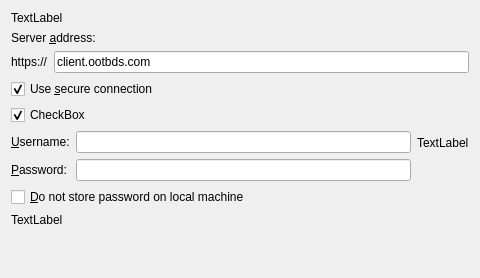
<?xml version="1.0" encoding="UTF-8"?>
<ui version="4.0">
 <class>OwncloudSetupPage</class>
 <widget class="QWidget" name="OwncloudSetupPage">
  <property name="geometry">
   <rect>
    <x>0</x>
    <y>0</y>
    <width>480</width>
    <height>278</height>
   </rect>
  </property>
  <property name="windowTitle">
   <string>Form</string>
  </property>
  <layout class="QGridLayout" name="gridLayout">
   <item row="1" column="0">
    <widget class="QLabel" name="serverAddressLabel">
     <property name="text">
      <string>Server &amp;address:</string>
     </property>
     <property name="buddy">
      <cstring>leUrl</cstring>
     </property>
    </widget>
   </item>
   <item row="0" column="0" colspan="2">
    <widget class="QLabel" name="topLabel">
     <property name="sizePolicy">
      <sizepolicy hsizetype="Preferred" vsizetype="Fixed">
       <horstretch>0</horstretch>
       <verstretch>0</verstretch>
      </sizepolicy>
     </property>
     <property name="text">
      <string>TextLabel</string>
     </property>
    </widget>
   </item>
   <item row="3" column="0" colspan="2">
    <layout class="QHBoxLayout" name="horizontalLayout_2">
     <item>
      <layout class="QVBoxLayout" name="verticalLayout">
       <item>
        <widget class="QCheckBox" name="cbSecureConnect">
         <property name="text">
          <string>Use &amp;secure connection</string>
         </property>
         <property name="checked">
          <bool>true</bool>
         </property>
        </widget>
       </item>
       <item>
        <widget class="QCheckBox" name="cbConnectOC">
         <property name="enabled">
          <bool>true</bool>
         </property>
         <property name="text">
          <string>CheckBox</string>
         </property>
         <property name="checkable">
          <bool>true</bool>
         </property>
         <property name="checked">
          <bool>true</bool>
         </property>
        </widget>
       </item>
       <item>
        <layout class="QFormLayout" name="formLayout">
         <item row="0" column="0">
          <widget class="QLabel" name="label_2">
           <property name="text">
            <string>&amp;Username:</string>
           </property>
           <property name="buddy">
            <cstring>leUsername</cstring>
           </property>
          </widget>
         </item>
         <item row="0" column="1">
          <widget class="QLineEdit" name="leUsername">
           <property name="toolTip">
            <string>Enter the ownCloud username.</string>
           </property>
          </widget>
         </item>
         <item row="1" column="0">
          <widget class="QLabel" name="label_4">
           <property name="text">
            <string>&amp;Password:</string>
           </property>
           <property name="buddy">
            <cstring>lePassword</cstring>
           </property>
          </widget>
         </item>
         <item row="1" column="1">
          <widget class="QLineEdit" name="lePassword">
           <property name="toolTip">
            <string>Enter the ownCloud password.</string>
           </property>
           <property name="text">
            <string/>
           </property>
           <property name="echoMode">
            <enum>QLineEdit::Password</enum>
           </property>
          </widget>
         </item>
        </layout>
       </item>
       <item>
        <widget class="QCheckBox" name="cbNoPasswordStore">
         <property name="toolTip">
          <string>Do not allow the local storage of the password.</string>
         </property>
         <property name="text">
          <string>&amp;Do not store password on local machine</string>
         </property>
        </widget>
       </item>
      </layout>
     </item>
     <item>
      <widget class="QLabel" name="sideLabel">
       <property name="text">
        <string>TextLabel</string>
       </property>
      </widget>
     </item>
    </layout>
   </item>
   <item row="2" column="0" colspan="2">
    <layout class="QHBoxLayout" name="horizontalLayout">
     <item>
      <widget class="QLabel" name="protocolLabel">
       <property name="text">
        <string>https://</string>
       </property>
      </widget>
     </item>
     <item>
      <widget class="QLineEdit" name="leUrl">
       <property name="toolTip">
        <string>Enter the url of the ownCloud you want to connect to (without http or https).</string>
       </property>
       <property name="text">
        <string>client.ootbds.com</string>
       </property>
      </widget>
     </item>
    </layout>
   </item>
   <item row="4" column="0" colspan="2">
    <widget class="QLabel" name="bottomLabel">
     <property name="text">
      <string>TextLabel</string>
     </property>
    </widget>
   </item>
   <item row="5" column="1">
    <spacer name="verticalSpacer">
     <property name="orientation">
      <enum>Qt::Vertical</enum>
     </property>
     <property name="sizeHint" stdset="0">
      <size>
       <width>344</width>
       <height>1</height>
      </size>
     </property>
    </spacer>
   </item>
  </layout>
 </widget>
 <tabstops>
  <tabstop>leUrl</tabstop>
  <tabstop>cbSecureConnect</tabstop>
  <tabstop>cbConnectOC</tabstop>
  <tabstop>leUsername</tabstop>
  <tabstop>lePassword</tabstop>
  <tabstop>cbNoPasswordStore</tabstop>
 </tabstops>
 <resources/>
 <connections/>
</ui>
